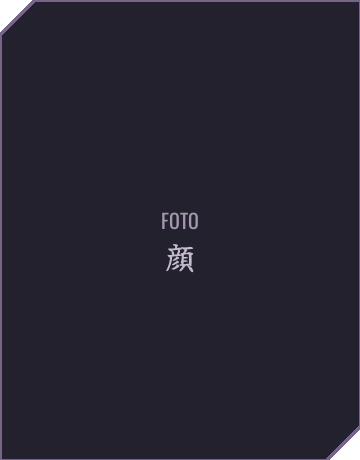
#> input picture arte/moldura-foto.png, 360 x 460 px
$ python -i gera.py   (imports and definitions only)
#> lines starting #> are read from the running program, lines starting #| are printed output that depends on the picture
#> further down, picture is the input picture: PIL image 360x460 RGBA; mean R, G, B, A 19.8, 16.5, 30.9, 233.6
# -*- coding: utf-8 -*-
"""Gera a arte da ficha. Nada baixado de lugar nenhum: tudo desenhado aqui,
com PIL, para nao entrar arte de terceiro num material que vai circular.

Sao cinco pecas, e cada uma tem um trabalho:
  selo        o carimbo vermelho, com kanji de verdade em fonte de pincel
  pincelada   o risco de tinta que separa secao
  respingo    a sujeira que tira a cara de vetor limpo
  moldura     o lugar da foto na carteirinha
  textura     o ruido de papel, quase invisivel, que mata o chapado
"""
import math, os, random
from PIL import Image, ImageDraw, ImageFilter, ImageFont

# [1 line not run here, left out]
AQUI   = os.path.dirname(os.path.abspath(__file__))
# 17/09/2026: o caminho escrito aqui era uma pasta temporaria de outra conversa, e sumiu. A arte procura as
# fontes na primeira pasta que tiver as duas.
_CANDIDATAS = [
    os.path.join(AQUI, "fontes"),
    os.path.expanduser("~/.fonts"),
    os.path.expanduser("~/.local/share/fonts"),
]
FONTES = next((d for d in _CANDIDATAS
               if os.path.exists(os.path.join(d, "Oswald.ttf")) and os.path.exists(os.path.join(d, "YujiSyuku.ttf"))),
              _CANDIDATAS[-1])
VERMELHO = (194, 51, 77)
OSSO     = (232, 220, 212)
BLOCO    = (117, 101, 136)

def desgasta(img, forca=0.35, escala=3):
    """come as bordas com ruido: e o que faz o carimbo parecer carimbado"""
#> called with forca = 0.35, escala = 3
    w, h = img.size
#> w = 360; h = 460
    ruido = Image.new("L", (w // escala, h // escala))
#> ruido: PIL image 120x153 L; every value is 0
    ruido.putdata([random.randint(0, 255) for _ in range(ruido.width * ruido.height)])
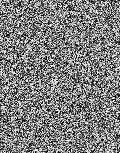
#> ruido: PIL image 120x153 L; min 0, max 255, mean 126.8
    ruido = ruido.resize((w, h), Image.BILINEAR).filter(ImageFilter.GaussianBlur(1.2))
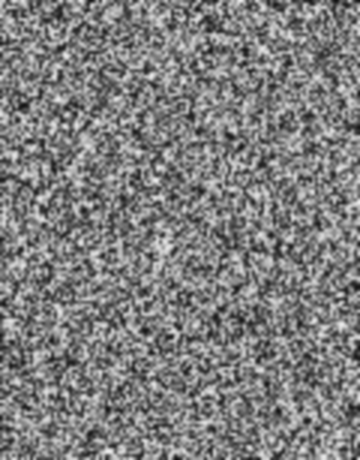
#> ruido: PIL image 360x460 L; min 17, max 237, mean 126.8
    a = img.getchannel("A")
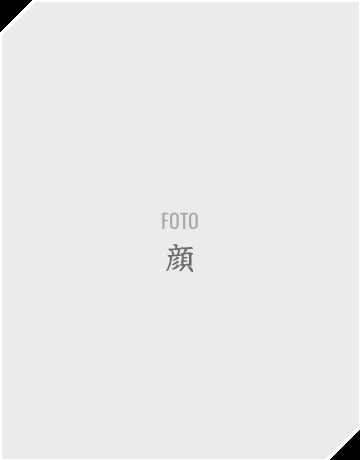
#> a: PIL image 360x460 L; min 0, max 255, mean 233.6
    nova = Image.new("L", (w, h))
#> nova: PIL image 360x460 L; every value is 0
    nova.putdata([0 if (n < 255 * forca) else v
                  for v, n in zip(a.getdata(), ruido.getdata())])
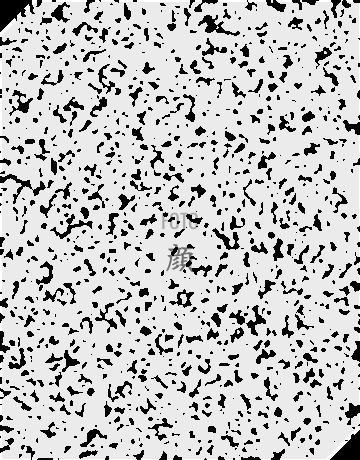
#> nova: PIL image 360x460 L; min 0, max 255, mean 194.3
    img.putalpha(nova)
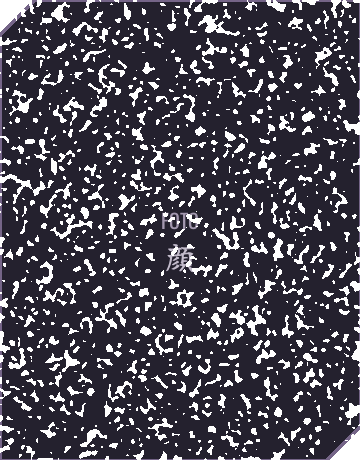
#> img: PIL image 360x460 RGBA; mean R, G, B, A 19.8, 16.5, 30.9, 194.3; transparent parts drawn white
    return img

# [105 lines left out: functions selo, pincelada, respingo, moldura, textura, base64_das_pecas and 1 more, not called in this run]


# [9 lines not run here, left out]

>>> from PIL import Image
>>> picture = Image.open('moldura-foto.png')
>>> result = desgasta(picture)
